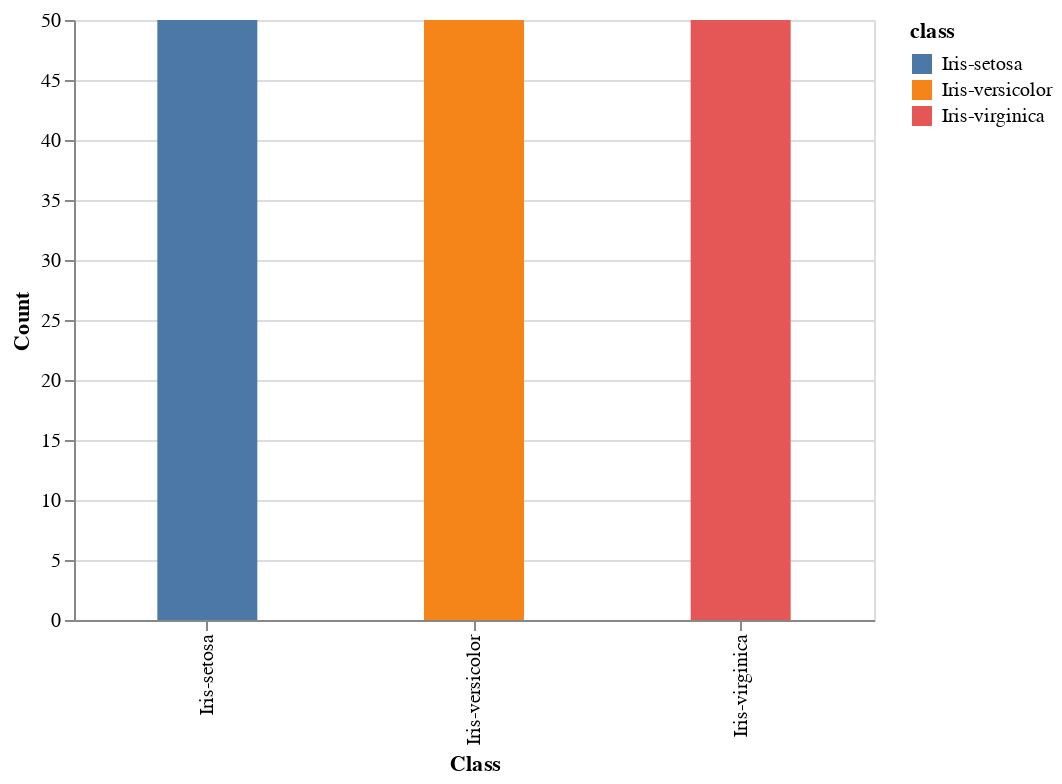

The code cell stored with this chart in its notebook:
### Code cell
total_info = alt.Chart(df).mark_bar(size=50).encode(
    x=alt.X('class:N', title='Class'),
    y=alt.Y('count():Q', title='Count'),
    color=alt.condition(brush, 'class', alt.ColorValue('gray')),
).add_params(
    brush
).properties(
    width=400,  # 设置宽度为400像素
    height=300  # 设置高度为300像素
).interactive()

total_info

### Figure 1 — Vega-Lite specification as saved in the notebook (floating-point values rounded to 4 significant figures; data arrays with more than 128 entries replaced by an {"elided": "..."} marker saying what was removed)
{"config": {"view": {"continuousWidth": 300, "continuousHeight": 300}}, "data": {"name": "data-5953facd5c5209d6b855877b1045e0b0"}, "mark": {"type": "bar", "size": 50}, "encoding": {"color": {"condition": {"field": "class", "type": "nominal", "param": "param_9"}, "value": "gray"}, "x": {"field": "class", "title": "Class", "type": "nominal"}, "y": {"aggregate": "count", "title": "Count", "type": "quantitative"}}, "height": 300, "params": [{"name": "param_9", "select": {"type": "interval", "resolve": "global"}}, {"name": "param_10", "select": {"type": "interval", "encodings": ["x", "y"]}, "bind": "scales"}], "width": 400, "$schema": "https://vega.github.io/schema/vega-lite/v5.2.0.json", "datasets": {"data-5953facd5c5209d6b855877b1045e0b0": {"elided": "150 records"}}}
